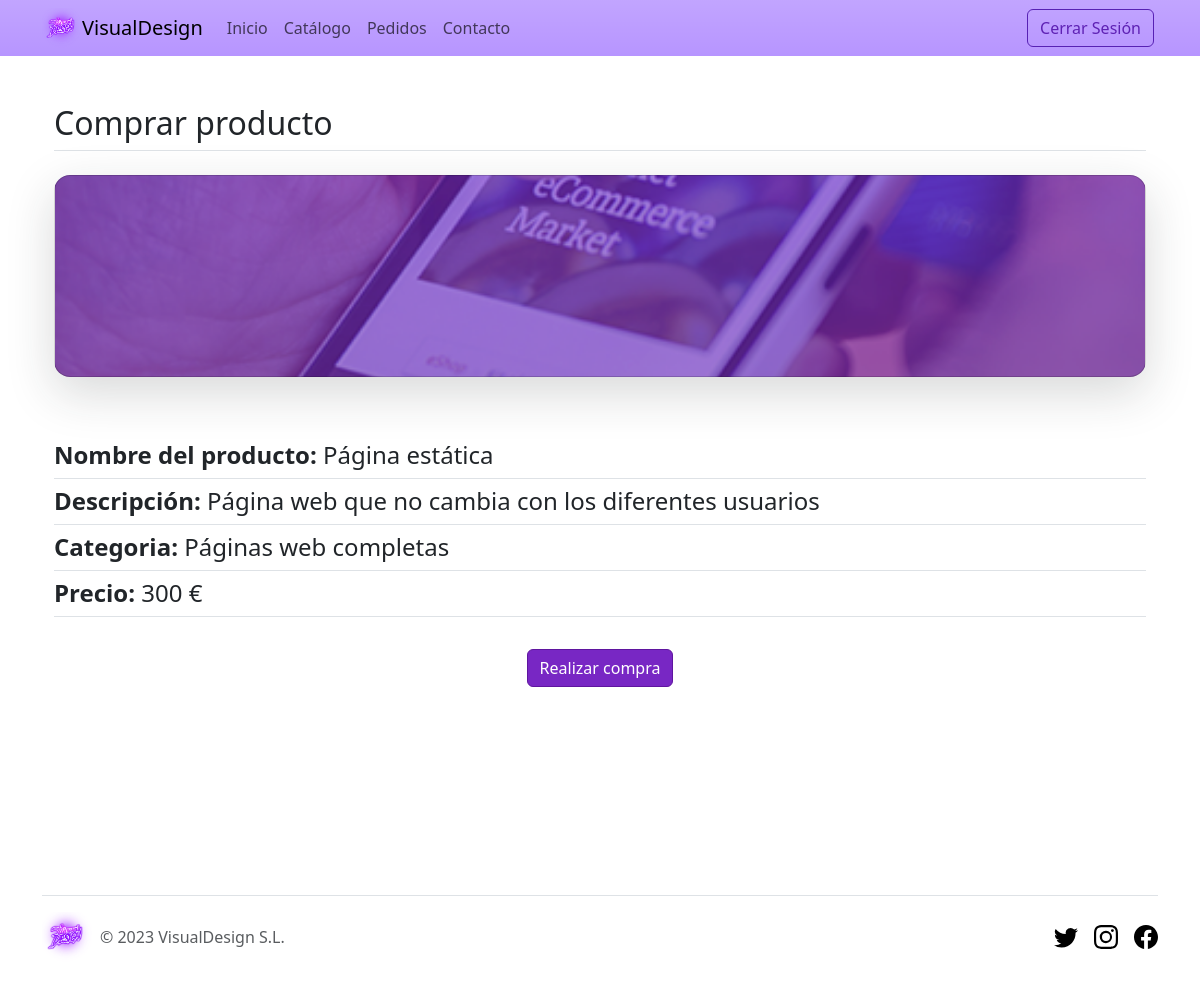
The app's page /Paginas/compra.php?ID=3 (signed in) with its own data.
### tables this page shows
CREATE TABLE Productos (
	ID int(3) AUTO_INCREMENT,
	Nombre varchar(40) NOT NULL,
	Descripcion varchar(400) NOT NULL,
	Precio varchar(7) NOT NULL,
	Categoria varchar(200) NOT NULL,
    Foto varchar(40) NOT NULL,
	CONSTRAINT pk_Producto PRIMARY KEY (ID)
);

### Paginas/compra.php (the view, shortened to what this page needs)
<!DOCTYPE html>
<html lang="en">
<head>
    <link rel="stylesheet" href="../Estilos/style.css">
</head>
<body>
    <nav class="navbar sticky-top navbar-expand-lg bg-body-tertiary bg-gradient">
        <div class="container">
            <img class="img-fluid" src="../Imagenes/logo.png" width="40">
          <a class="navbar-brand" href="index.php">VisualDesign</a>
          <div class="collapse navbar-collapse" id="navbarTogglerDemo02">
            <ul class="navbar-nav me-auto mb-2 mb-lg-0">
              <li class="nav-item">
                <a class="nav-link" href="../Paginas/index.php">Inicio</a>
              </li>
              <li class="nav-item">
                <a class="nav-link"  aria-current="page" href="../Paginas/catalogo.php">Catálogo</a>
              </li>
              <li class="nav-item">
                <a class="nav-link" href="../Paginas/pedidos.php">Pedidos</a>
              </li>
              <li class="nav-item">
                <a class="nav-link" href="../Paginas/contacto.php">Contacto</a>
              </li>
            </ul>
            <div class="d-flex text-center">
            <?php
   if (!isset($_SESSION['correo'])) {
      echo '<a href="../Paginas/IniciarSesion.php"><button type="button" class="btn btn-outline-primary me-1">Iniciar Sesión</button></a>
      <a href="../Paginas/registro.php"><button type="button" class="btn btn-primary">Registro</button></a>';
  }else{
    echo '<a href="../Paginas/CerrarSesion.php"><button type="button" class="btn btn-outline-primary me-1">Cerrar Sesión</button></a>';
  }
  ?>
              </div>
          </div>
        </div>
      </nav>
      <?php
   if (!isset($_SESSION['correo'])) {
    echo '<div class="px-4 py-5 my-5 text-center">
    <img class="d-block mx-auto mb-4" src="../Imagenes/logo2.png" alt="" width="72" height="57">
    <h1 class="display-5 fw-bold">No se puede comprar</h1>
    <div class="col-lg-6 mx-auto">
      <p class="lead mb-4">Registrate o inicia sesión para realizar la compra.</p>
      <div class="d-grid gap-2 d-sm-flex justify-content-sm-center">
        <a href="../Paginas/IniciarSesion.php"><button type="button" class="btn btn-primary btn-lg px-4 gap-3">Iniciar sesión</button></a>
        <a href="../Paginas/registro.php"><button type="button" class="btn btn-outline-secondary btn-lg px-4">Registrarse</button></a>
      </div>
    </div>
  </div><br><br><br><br><br>';
  }else{
    try {
      $opc = array(PDO::MYSQL_ATTR_INIT_COMMAND => "SET NAMES utf8");
      $dsn = "mysql:host=localhost;dbname=Tienda";
      $dwes = new PDO($dsn, "Tienda", "Tienda", $opc);
    } catch (PDOException $e) {
      $error = $e->getCode();
      $mensaje = $e->getMessage();
    }
      if (!isset($error)) {
        if (isset($_POST['compra'])) {
          $_SESSION['comprado']=true;
          $nombreproducto = NULL;
          $correo = $_SESSION['correo'];
          $sql = "SELECT Nombre FROM Productos WHERE ID=".$_REQUEST["idcompra"];
          $resultado = $dwes->query($sql);
              $row = $resultado->fetch();
              while ($row != null) {
                  $nombre = $row['Nombre'];
                  $fecha = date('d/m/Y H:i:s');
                  $sql2 = "INSERT INTO Compras(Fecha, NombreProducto, CorreoCliente) VALUES ('$fecha', '$nombre','$correo')";
                  $resultado2 = $dwes->query($sql2);
                  $row = $resultado->fetch();
                }
                echo "<div class='px-4 py-5 my-5 text-center'>
          <img class='d-block mx-auto mb-4' src='../Imagenes/logo2.png' alt='' width='72' height='57'>
          <h1 class='display-5 fw-bold'>¡Genial!</h1>
          <div class='col-lg-6 mx-auto'>
            <p class='lead mb-4'>Compra realizada correctamente</p>
            <div class='d-grid gap-2 d-sm-flex justify-content-sm-center'>
              <a href='../Paginas/pedidos.php'><button type='button' class='btn btn-primary btn-lg px-4 gap-3'>Ver pedidos</button></a>
            </div>
          </div>
        </div>";
        }else{
        $id = $_GET['ID'];
        $sql = "SELECT * FROM Productos WHERE ID=$id ";
        $resultado = $dwes->query($sql);
        if ($resultado) {
            $row = $resultado->fetch();
            while ($row != null) {
                $nombre = $row['Nombre'];
                $descripcion = $row['Descripcion'];
                $precio = $row['Precio']. " €";
                $categoria = $row['Categoria'];
                $foto = $row['Foto'];
                echo "<div class='container px-4 py-5' id='custom-cards'>
                <h2 class='pb-2 border-bottom'>Comprar producto</h2>
                <div class='align-items-stretch g-4 py-3'>
                  <div class='col'>
                    <div class='card card-cover h-100 overflow-hidden text-bg-dark rounded-4 shadow-lg' style='background-image: url(\"$foto\");'>
                      <div class='d-flex flex-column h-100 p-5 pb-3 text-white text-shadow-1'>
                        <h3 class='pt-5 mt-5 mb-4 display-6 lh-1 fw-bold'></h3>
                        <ul class='d-flex list-unstyled mt-auto'>
                          <li class='me-auto'>
                          </li>
                          <li class='d-flex align-items-center me-2'>
                          </li>
                        </ul>
                      </div>
                    </div>
                  </div>
                </div>
              </div>
              <div class='container px-4 pb-4' id='custom-cards'>
              <form name='input' action='compra.php' method='post' ENCTYPE='multipart/form-data'>
              <input type='hidden' name='idcompra' value='$id'>
              <h4 class='pb-2 border-bottom'><b>Nombre del producto:</b> $nombre</h4>
              <h4 class='pb-2 border-bottom'><b>Descripción:</b> $descripcion</h4>
              <h4 class='pb-2 border-bottom'><b>Categoria:</b> $categoria</h4>
              <h4 class='pb-2 border-bottom'><b>Precio:</b> $precio</h4>
              </div>
              <div class='d-grid gap-2 d-md-flex justify-content-center mb-4 mb-lg-3'>
                      <button type='submit' class='btn btn-primary' name='compra'>Realizar compra</button>
                      </form>
                    </div><br>" ;
                $row = $resultado->fetch();
            }}}
      };
  }
  ?>
      <br><br><br><br>
      <div class="container pt-5">
        <footer class="d-flex flex-wrap justify-content-between align-items-center py-3 my-4 border-top">
          <div class="col-md-4 d-flex align-items-center">
            <a href="/" class="mb-3 me-2 mb-md-0 text-muted text-decoration-none lh-1">
              <img class="img-fluid" src="../Imagenes/logo.png" width="50">
            </a>
            <span class="mb-3 mb-md-0 text-muted">&copy; 2023 VisualDesign S.L.</span>
          </div>
          <ul class="nav col-md-4 justify-content-end list-unstyled d-flex">
            <li class="ms-3"><a class="text-muted" href="#"><svg class="bi" width="24" height="24"><use xlink:href="#twitter"/></svg></a></li>
            <li class="ms-3"><a class="text-muted" href="#"><svg class="bi" width="24" height="24"><use xlink:href="#instagram"/></svg></a></li>
            <li class="ms-3"><a class="text-muted" href="#"><svg class="bi" width="24" height="24"><use xlink:href="#facebook"/></svg></a></li>
          </ul>
        </footer>
      </div>
</body>
</html>

### records on screen
productos: Foto (picture), Nombre "Página estática", Descripcion "Página web que no cambia con los diferentes usuarios", Categoria "Páginas web completas", Precio "300 €"
